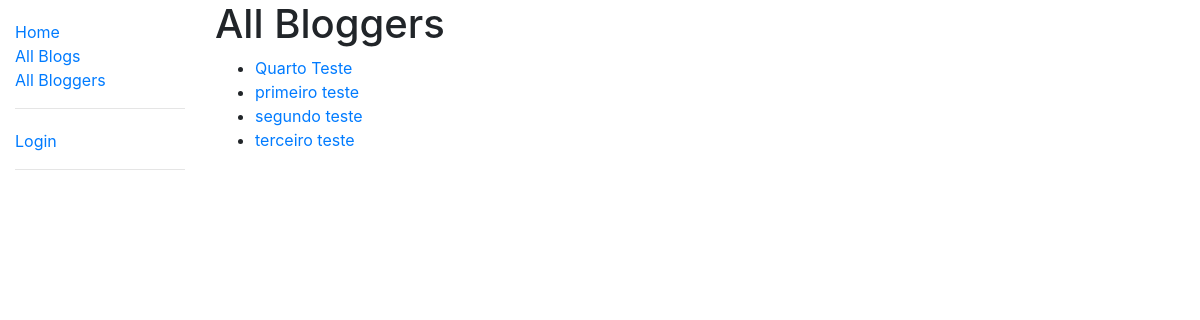
/blog/all_bloggers/, run on an earlier commit of the app's database.
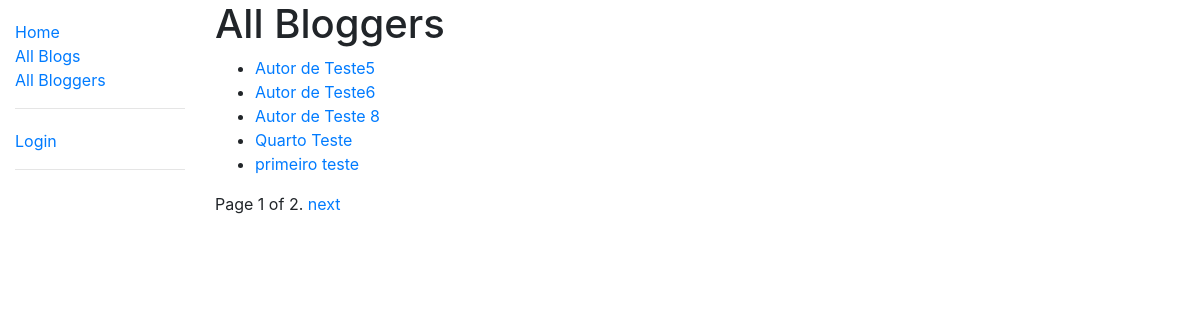
And on a later commit of the database.
### web/models.py (models this page shows, shortened)
class Blogger(models.Model):
    first_name = models.CharField(max_length=64,  null=True, help_text='Blogger first name')
    last_name = models.CharField(max_length=64, null=True, help_text='Blogger last name')
    slug = models.SlugField(max_length=128, null=True, blank=True, db_index=True, help_text='for URL purposes')
    bio = models.TextField(max_length=2000, null=True, blank=True)
    blogs = models.ManyToManyField('Blog', blank=True, help_text='blogs written by this author', editable=True, )
    def get_absolute_url(self):
        return reverse('blogger_detail', args=[self.slug])

### web/views.py (the view)
# urls.py: path('all_bloggers/', views.BloggersListView.as_view(), name='all_bloggers'),
class BloggersListView(generic.ListView):
    model = Blogger
    ordering = ['first_name']  # Ordena a lista por ordem alfabética.
    paginate_by = 5

### web/templates/web/blogger_list.html (shortened to what this page needs)
{% extends "base.html" %}
{% block content %}
    <h1>All Bloggers</h1>
    {% if blogger_list %}
        <ul>
            {% for blogger in blogger_list %}
                <li>
                    <a href="{{ blogger.get_absolute_url }}">{{ blogger.first_name }} {{ blogger.last_name }}</a>
                </li>
            {% endfor %}
        </ul>
    {% else %}
        <p>There are no blogger
    {% endif %}
{% endblock %}

What changed in the data, as far as the page shows it:
no longer on this page (row edited): Blogger: first_name "segundo", last_name "teste"
no longer on this page (row edited): Blogger: first_name "terceiro", last_name "teste"
added Blogger: first_name "Autor", last_name "de Teste5"
added Blogger: first_name "Autor", last_name "de Teste6"
added Blogger: first_name "Autor", last_name "de Teste 8"
Also different on the page:
{{ page_obj.number }}: (not shown) → "1"
{{ page_obj.paginator.num_pages }}: (not shown) → "2"
text now shown: "Page of . next"
